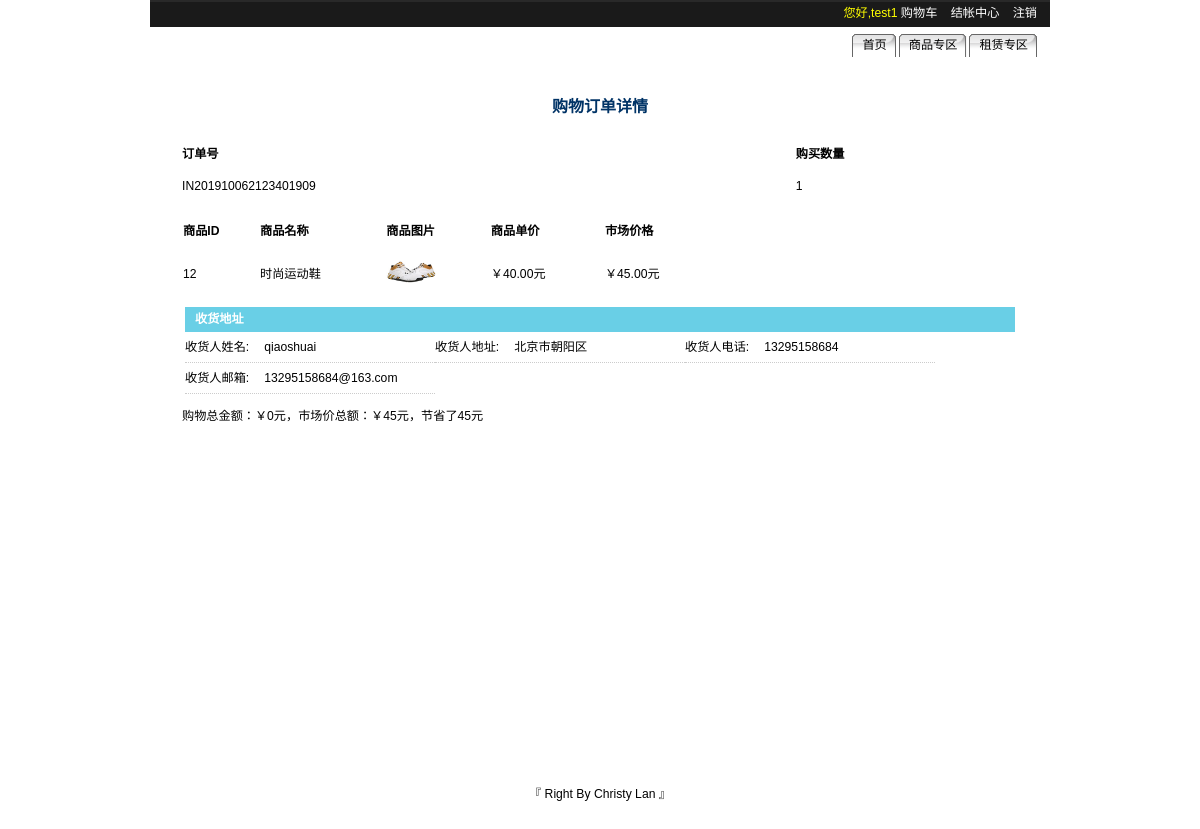
The app's page /orders_show.php?id=IN201910062123401909 (signed in) with its own data.
### tables this page shows
CREATE TABLE `orders` (
  `id` int(10) unsigned NOT NULL AUTO_INCREMENT,
  `orderid` varchar(255) DEFAULT NULL COMMENT '订单号',
  `beforetotalprice` varchar(255) DEFAULT NULL COMMENT '市场总金额',
  `aftertotalprice` varchar(255) DEFAULT NULL COMMENT '实付总金额',
  `buycount` varchar(255) DEFAULT NULL COMMENT '购买数量',
  `createtime` datetime DEFAULT NULL COMMENT '创建时间',
  `userid` int(11) DEFAULT NULL COMMENT '用户id',
  `goodsid` varchar(255) DEFAULT NULL COMMENT '商品编号',
  `add_id` varchar(255) DEFAULT NULL COMMENT '收货信息编号',
  `status` int(11) DEFAULT NULL COMMENT '订单状态',
  PRIMARY KEY (`id`)
);

CREATE TABLE `list` (
  `list_id` int(10) unsigned NOT NULL AUTO_INCREMENT COMMENT '商品编号',
  `list_name` varchar(100) NOT NULL COMMENT '商品名字',
  `list_face` varchar(80) DEFAULT NULL COMMENT '商品图片',
  `list_myprice` float(8,2) NOT NULL COMMENT '商品价格',
  `list_onprice` float(8,2) NOT NULL COMMENT '商品市场价',
  `list_nums` int(5) DEFAULT NULL COMMENT '商品库存量',
  `list_detail` text COMMENT '商品简介',
  `list_time` datetime DEFAULT NULL COMMENT '上架时间',
  `list_seetimes` int(11) DEFAULT NULL COMMENT '商品点击量',
  `small_id` int(10) unsigned DEFAULT NULL COMMENT '小分类编号',
  PRIMARY KEY (`list_id`),
  KEY `small_id` (`small_id`),
  CONSTRAINT `list_ibfk_1` FOREIGN KEY (`small_id`) REFERENCES `smalltype` (`small_id`)
);

CREATE TABLE `adderss` (
  `add_id` int(10) unsigned NOT NULL AUTO_INCREMENT COMMENT '收货人编号',
  `add_name` varchar(50) DEFAULT NULL COMMENT '收货人姓名',
  `add_derss` varchar(100) DEFAULT NULL COMMENT '收货地址',
  `add_tel` varchar(15) DEFAULT NULL COMMENT '收货电话',
  `add_email` varchar(80) DEFAULT NULL COMMENT '收货邮箱',
  `user_id` int(10) unsigned DEFAULT NULL COMMENT '用户编号',
  `add_time` datetime DEFAULT NULL COMMENT '填写时间',
  PRIMARY KEY (`add_id`),
  KEY `user_id` (`user_id`)
);

### includes/orders_show.inc.php (called while the page is built, shortened)
<?php
include_once 'conn.php';
if (!empty($_GET)){
    $id = $_GET['id'];
    if (substr($id,0,2) == 'ZL') {
      $orders = find("select * from leases_orders where orderid='{$id}'",$mysqli);
      $goods = findAll("select * from lease where list_id in(".$orders['goodsid'].")",$mysqli);
    }elseif (substr($id,0,2) == 'IN') {
      $orders = find("select * from orders where orderid='{$id}'",$mysqli);
      $goods = findAll("select * from list where list_id in(".$orders['goodsid'].")",$mysqli);
    }
    $address = find("select * from adderss where add_id='{$orders['add_id']}'",$mysqli);
    $orders['goods'] = $goods;
    $orders['address'] = $address;
}
?>

### includes/conn.php (called while the page is built, shortened)
<?php
function findAll($sql,$mysqli){
  $result = $mysqli->query($sql);
  $twos = array();
  if ($result){
  	while ($ones = $result->fetch_assoc()){
  		$twos[] = $ones;
  	}
  }
  return $twos;
}
function find($sql,$mysqli){
  $result = $mysqli->query($sql);
  $ones = $result->fetch_assoc();
  return $ones;
}
?>

### orders_show.php (the view, shortened to what this page needs)
<?php
include_once 'includes/orders_show.inc.php';
?>
<!DOCTYPE html PUBLIC "-//W3C//DTD HTML 4.01 Transitional//EN" "http://www.w3.org/TR/html4/loose.dtd">
<html>
<head>
<link href="css/style.css" rel="stylesheet" type="text/css">
</head>
<body>
	<div id="container">
		<?php include 'header.php';?>
		<div id="wrapper">
			<div id="contentCenter" style="margin:0;">
				<div id="register" style="width:auto;">
					<div class="reg_title">购物订单详情</div>
					<div class="reg_body">
						<?php if(substr($orders['orderid'],0,2) == 'IN'):?>
							<table border="0" style="width:100%;">
	              <tr>
	                <th scope="col">订单号</th>
									<th scope="col">购买数量</th>
	              </tr>
	  						<tr>
	  							<td><?php echo $orders['orderid'];?></td>
									<td><?php echo $orders['buycount']?></td>
	  						</tr>
	  					</table>
  						<table id="buylist" border="0" cellpadding="0" cellspacing="3">
  						<tr>
  							<th scope="col">商品ID</th>
  							<th scope="col">商品名称</th>
  							<th scope="col">商品图片</th>
  							<th scope="col">商品单价</th>
  							<th scope="col">市场价格</th>
  						</tr>
  						<?php foreach ($orders['goods'] as $one_arr):?>
  						<tr>
  							<td><?php echo $one_arr['list_id']?></td>
  							<td><?php echo $one_arr['list_name']?></td>
  							<td><img src="/<?php echo $one_arr['list_face']?>" width="50" height="50"></td>
  							<td>￥<?php echo $one_arr['list_myprice']?>元</td>
  							<td>￥<?php echo $one_arr['list_onprice']?>元</td>
  						</tr>
  						<?php endforeach;?>
  					</table>
						<?php endif;?>
  					<div id="orderuser">
  						<h4>收货地址</h4>
  					    <ul>
  							<?php if (!empty($orders['address'])){?>
  					        <li>收货人姓名:<label><?php echo $orders['address']['add_name']?></label></li>
  					        <li>收货人地址:<label><?php echo $orders['address']['add_derss']?></label></li>
  					        <li>收货人电话:<label><?php echo $orders['address']['add_tel']?></label></li>
  					        <li>收货人邮箱:<label><?php echo $orders['address']['add_email']?></label></li>
  							<?php }?>
  					    </ul>
  					</div>
            <table border="0">
  						<tr>
  							<td>购物总金额：￥<?php echo $orders['aftertotalprice']*$orders['lease_days'];?>元，市场价总额：￥<?php echo $user['rebate']*$orders['beforetotalprice'];?>元，节省了<?php if ($orders['aftertotalprice']*$orders['lease_days']>$orders['beforetotalprice']*$user['rebate']){echo "0";}else{echo $orders['beforetotalprice']*$user['rebate']-$orders['aftertotalprice']*$orders['lease_days'];}?>元</td>
  						</tr>
  					</table>
					</div>
				</div>
			</div>
		</div>
		<div id="footer"><meta http-equiv="Content-Type" content="text/html; charset=utf-8" />
<label>『 Right By Christy Lan 』</label></div>
	</div>
</body>
</html>

### css/style.css (style rules this page uses)
* { margin: 0; padding: 0; }
body { font:76% Arial, Verdana, Tahoma, sans-serif; text-align:center; }
#container { text-align:left; width:900px; margin:0 auto; }
#wrapper { float:left; width:100%; background-color: #fff; }
#footer { clear:left; width:100%; height: 50px; padding-top:30px; text-align: center; }
#buylist { margin-top:10px; width:539px; }
#contentCenter { clear:both; margin:0 150px; }
#register { width:600px; height:677px; }
.reg_title { color:#003366; font-size:16px; font-weight:700; height:60px; line-height:60px; margin-top:20px; text-align: center; }
.reg_body { line-height: 30px; padding:0 30px; }
#orderuser { padding:5px }
#orderuser h4 { background:#69CFE6; height:25px; line-height:25px; color:#FFFFFF;padding-left:10px; }
#orderuser ul { text-align:left; list-style:none; }
#orderuser ul li { float:left; width:250px; line-height:30px; border-bottom:1px dotted #CCCCCC }
#orderuser ul li label { padding-left:15px; }

### records on screen
orders: orderid "IN201910062123401909", buycount "1", $orders['aftertotalprice']*$orders['lease_days'] "0", $user['rebate']*$orders['beforetotalprice'] "45", beforetotalprice+aftertotalprice "45"
list: list_id "12", list_name "时尚运动鞋", list_face (picture), list_myprice "40.00", list_onprice "45.00"
adderss: add_name "qiaoshuai", add_derss "北京市朝阳区", add_tel "13295158684", add_email "13295158684@163.com"

### other values on screen
$user['user_name'] "test1"
